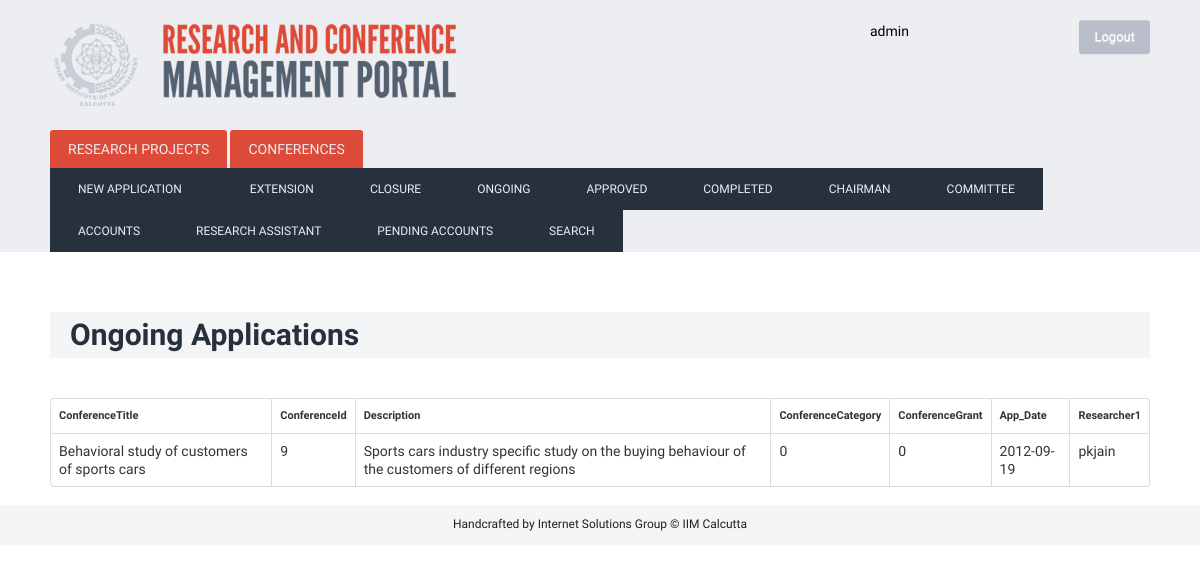
The app's page /index.php/conf_ongoing (signed in) with its own data.
### tables this page shows
CREATE TABLE IF NOT EXISTS `conference` (
  `ConferenceTitle` varchar(400) NOT NULL,
  `ConferenceId` int(200) NOT NULL AUTO_INCREMENT,
  `Description` varchar(2000) NOT NULL,
  `App_Date` date NOT NULL,
  `Start_Date` date NOT NULL,
  `End_Date` date NOT NULL,
  `Researcher1` varchar(80) NOT NULL,
  `ConferenceCategory` text NOT NULL,
  `ConferenceGrant` int(11) NOT NULL,
  `CStatus` varchar(50) NOT NULL,
  `Block_number` bigint(100) NOT NULL DEFAULT '0' COMMENT 'first block 1st jan 2001- each block of 3 years; 0 for student',
  PRIMARY KEY (`ConferenceId`),
  UNIQUE KEY `ProjectId` (`ConferenceId`),
  UNIQUE KEY `ProjectId_2` (`ConferenceId`)
);

### index.php (called while the page is built, shortened)
<?php
require_once BASEPATH.'core/CodeIgniter.php';

### application/models/conference_model.php (called while the page is built, shortened)
<?PHP
class Conference_model extends CI_Model {
		 function conference_status($status)
		 {
		 	$queryStr='SELECT * FROM conference WHERE CStatus = "'.$status.'";';
		 	$query = $this->db->query($queryStr);
		 	return $query;
		 }
}
?>

### application/controllers/Conf_ongoing.php (the view, shortened to what this page needs)
<?PHP
class Conf_ongoing extends CI_Controller {
	function index()
		{
			$data['myClass']=$this;
					$data['action']=0;
					if($_SESSION['usertype']==1){
						$this->load->view('layout',$data);
					} elseif ($_SESSION['usertype']==2){
						$this->load->view('layoutComm',$data);
					} elseif($_SESSION['usertype']==3){
						$this->load->view('layoutChairman',$data);
					}
		}
	function load_php()
				{
				echo '<h1> Ongoing Applications </h1>';
				$this->load->model('conference_model');
				$status='approved';
				$Query= $this->conference_model->conference_status($status);
				echo '<TABLE class="table table-bordered">';
				echo '<TR><TD><h4>ConferenceTitle</h4></TD><TD><h4>ConferenceId</h4></TD><TD><h4>Description</h4></TD><TD><h4>ConferenceCategory</TD><TD><h4>ConferenceGrant</TD><TD><h4>App_Date</TD><TD><h4>Researcher1 </h1>';
					 foreach($Query->result() as $row)
					 {
						 echo '<TR><TD>';
						 print $row->ConferenceTitle;
						 echo '</TD><TD>';
						 print $row->ConferenceId;
						 echo '</TD><TD>';
						 print $row->Description;
						 echo '</TD><TD>';
						 print $row->ConferenceCategory;
						 echo '</TD><TD>';
						 print $row->ConferenceGrant;
						 echo '</TD><TD>';
						 print $row->App_Date;
						 echo '</TD><TD>';
						 print $row->Researcher1;
					 }
				echo '</TABLE>';
				}
	}
?>

### static/css/custom.css (style rules this page uses)
html, body { height: 100%; }
body { background: url('/static/img/denim.png'); font-family: 'Droid Sans', sans-serif; font-weight: normal; font-size: 14px; line-height: 1.6; }
h4 { font-size: 11px; }
h1 { color: #27313D; margin-top: 60px; margin-bottom: 40px; font-weight: bold; background: #F4F5F6; padding: 5px 20px; }

### records on screen
conference: ConferenceTitle "Behavioral study of customers of sports cars", ConferenceId "9", Description "Sports cars industry specific study on the buying behaviour of the customers of different regions", ConferenceCategory "0", ConferenceGrant "0", App_Date "2012-09-19", Researcher1 "pkjain"

### other values on screen
$name "admin"
